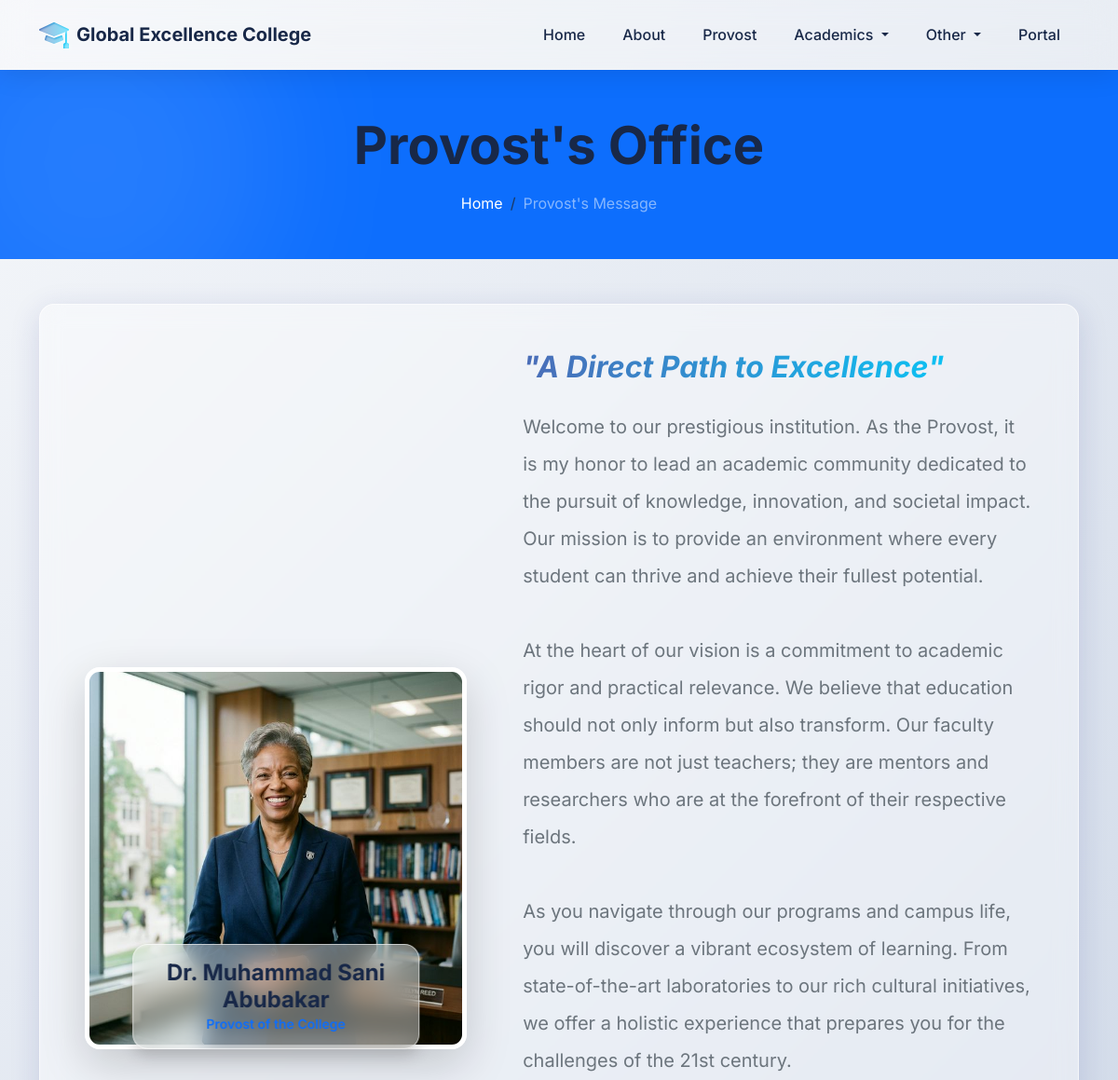
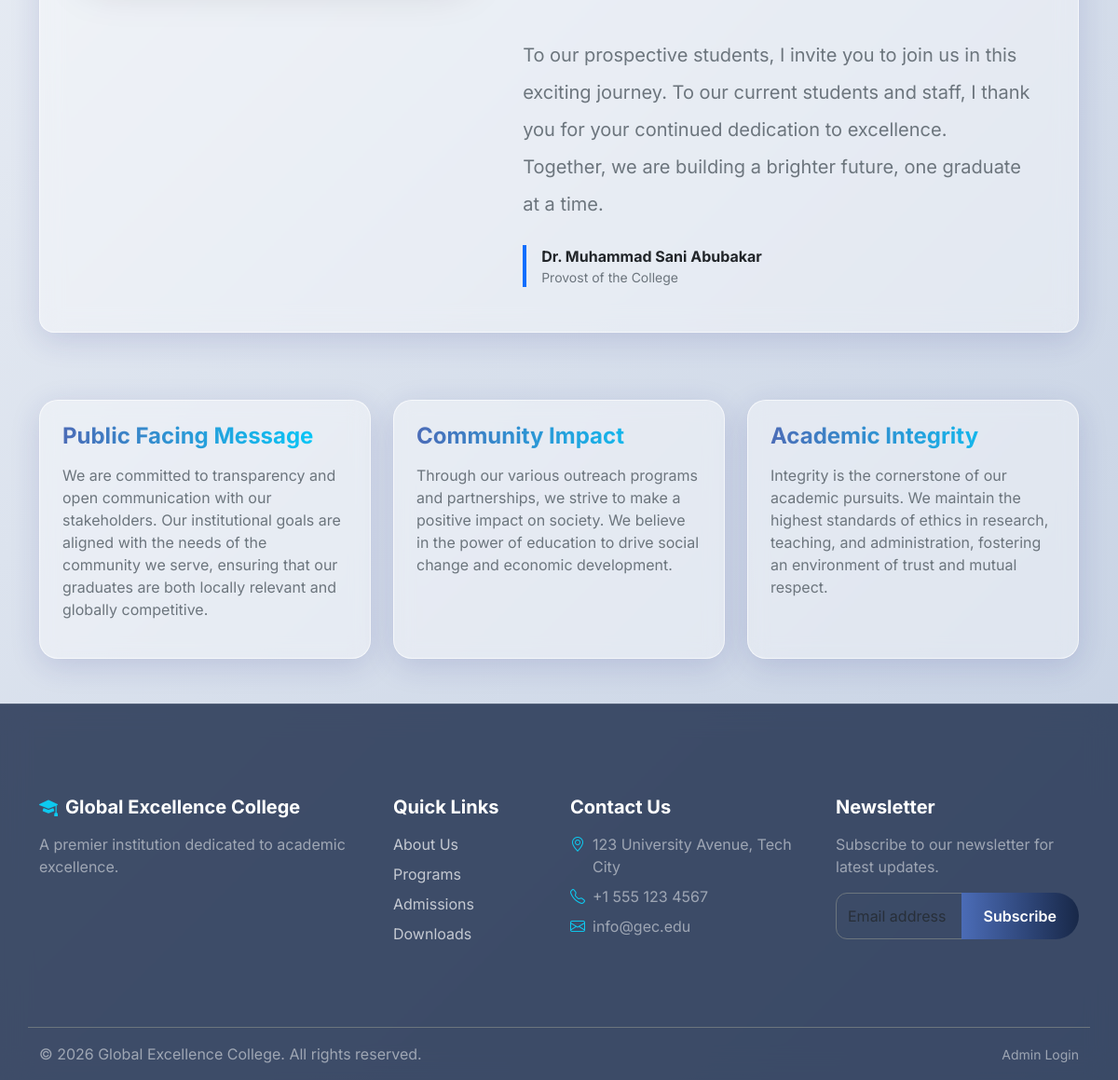
Screenshot of /pages/provost.php with the database file from the repository (2 pictures, top to bottom).
### tables this page shows
CREATE TABLE IF NOT EXISTS institution (
    id INT AUTO_INCREMENT PRIMARY KEY,
    name VARCHAR(255) NOT NULL,
    logo VARCHAR(255),
    motto VARCHAR(255),
    description TEXT,
    address TEXT,
    phone VARCHAR(50),
    email VARCHAR(100),
    website VARCHAR(100),
    facebook VARCHAR(100),
    twitter VARCHAR(100),
    instagram VARCHAR(100),
    map_embed TEXT,
    created_at TIMESTAMP DEFAULT CURRENT_TIMESTAMP
);

CREATE TABLE IF NOT EXISTS provost (
    id INT AUTO_INCREMENT PRIMARY KEY,
    name VARCHAR(255) NOT NULL,
    title VARCHAR(255) NOT NULL DEFAULT 'Provost',
    photo VARCHAR(255),
    welcome_message TEXT,
    public_message TEXT,
    community_impact TEXT,
    academic_integrity TEXT,
    quote VARCHAR(500),
    updated_at TIMESTAMP DEFAULT CURRENT_TIMESTAMP ON UPDATE CURRENT_TIMESTAMP
);

### pages/provost.php (the view)
<?php
require_once __DIR__ . '/../includes/header.php';
require_once __DIR__ . '/../includes/navbar.php';
$provostStmt = $pdo->query("SELECT * FROM provost ORDER BY id ASC LIMIT 1");
$p = $provostStmt ? $provostStmt->fetch() : null;
$name     = htmlspecialchars($p['name'] ?? 'Dr. Evelyn Reed');
$title    = htmlspecialchars($p['title'] ?? 'Provost of the College');
$photo    = $p['photo'] ?? 'provost.png';
$quote    = htmlspecialchars($p['quote'] ?? 'A Direct Path to Excellence');
$welcome  = nl2br(htmlspecialchars($p['welcome_message'] ?? ''));
$pubMsg   = nl2br(htmlspecialchars($p['public_message'] ?? ''));
$impact   = nl2br(htmlspecialchars($p['community_impact'] ?? ''));
$acad     = nl2br(htmlspecialchars($p['academic_integrity'] ?? ''));
?>
<div class="container-fluid py-5 bg-primary text-white text-center glass-panel rounded-0 border-0 shadow-none position-relative overflow-hidden">
    <div class="hero-shape hero-shape-1" style="background: rgba(255,255,255,0.1);"></div>
    <div class="container position-relative z-index-1">
        <h1 class="display-4 fw-bold mb-3">Provost's Office</h1>
        <nav aria-label="breadcrumb">
            <ol class="breadcrumb justify-content-center mb-0">
                <li class="breadcrumb-item"><a href="<?= $base_dir ?>index.php" class="text-white text-decoration-none">Home</a></li>
                <li class="breadcrumb-item active text-white-50" aria-current="page">Provost's Message</li>
            </ol>
        </nav>
    </div>
</div>
<div class="container py-5">
    <div class="glass-panel p-md-5 p-4 mb-5">
        <div class="row align-items-center">
            <div class="col-md-5 mb-4 mb-md-0 text-center">
                <div class="position-relative d-inline-block">
                    <img src="<?= $base_dir ?>assets/images/<?= htmlspecialchars($photo) ?>" alt="<?= $name ?>" class="img-fluid rounded-4 shadow-lg border border-5 border-white" style="max-height: 500px; object-fit: cover; width:100%;">
                    <div class="glass-panel position-absolute bottom-0 start-50 translate-middle-x mb-n3 p-3 w-75 text-center shadow">
                        <h4 class="mb-0 fw-bold"><?= $name ?></h4>
                        <p class="text-primary mb-0 small fw-semibold"><?= $title ?></p>
                    </div>
                </div>
            </div>
            <div class="col-md-7 ps-md-5">
                <?php if ($quote): ?>
                <h2 class="mb-4 gradient-text fw-bold fst-italic">"<?= $quote ?>"</h2>
                <?php endif; ?>
                <div class="fs-5 text-secondary lh-lg mb-4">
                    <?= $welcome ?>
                </div>
                <div class="d-flex align-items-center gap-3">
                    <div class="border-start border-4 border-primary ps-3">
                        <p class="mb-0 fw-bold text-dark"><?= $name ?></p>
                        <p class="text-secondary small mb-0"><?= $title ?></p>
                    </div>
                </div>
            </div>
        </div>
    </div>
    <?php if ($pubMsg || $impact || $acad): ?>
    <div class="row g-4 mt-4">
        <?php if ($pubMsg): ?>
        <div class="col-lg-4">
            <div class="glass-card h-100 p-4">
                <h4 class="mb-3 gradient-text">Public Facing Message</h4>
                <p class="text-secondary"><?= $pubMsg ?></p>
            </div>
        </div>
        <?php endif; ?>
        <?php if ($impact): ?>
        <div class="col-lg-4">
            <div class="glass-card h-100 p-4">
                <h4 class="mb-3 gradient-text">Community Impact</h4>
                <p class="text-secondary"><?= $impact ?></p>
            </div>
        </div>
        <?php endif; ?>
        <?php if ($acad): ?>
        <div class="col-lg-4">
            <div class="glass-card h-100 p-4">
                <h4 class="mb-3 gradient-text">Academic Integrity</h4>
                <p class="text-secondary"><?= $acad ?></p>
            </div>
        </div>
        <?php endif; ?>
    </div>
    <?php endif; ?>
</div>
<?php require_once __DIR__ . '/../includes/footer.php'; ?>

### includes/navbar.php (shortened to what this page needs)
<?php
$currentPage = basename($_SERVER['PHP_SELF']);
?>
<nav class="navbar navbar-expand-lg sticky-top glass-nav">
    <div class="container">
        <a class="navbar-brand d-flex align-items-center" href="<?= $base_dir ?>index.php">
            <?php if(!empty($institution['logo'])): ?>
                <img src="<?= $base_dir ?>assets/uploads/<?= htmlspecialchars($institution['logo']) ?>" alt="Logo" height="40" class="me-2">
            <?php else: ?>
                <i class="bi bi-mortarboard-fill fs-2 me-2 gradient-text"></i>
            <?php endif; ?>
            <span><?= $siteTitle ?></span>
        </a>
        <div class="collapse navbar-collapse" id="navbarNav">
            <ul class="navbar-nav ms-auto">
                <li class="nav-item">
                    <a class="nav-link <?= $currentPage == 'index.php' ? 'active' : '' ?>" href="<?= $base_dir ?>index.php">Home</a>
                </li>
                <li class="nav-item">
                    <a class="nav-link <?= $currentPage == 'about.php' ? 'active' : '' ?>" href="<?= $base_dir ?>pages/about.php">About</a>
                </li>
                <li class="nav-item">
                    <a class="nav-link <?= $currentPage == 'provost.php' ? 'active' : '' ?>" href="<?= $base_dir ?>pages/provost.php">Provost</a>
                </li>
                <li class="nav-item dropdown">
                    <a class="nav-link dropdown-toggle <?= in_array($currentPage, ['programs.php', 'departments.php']) ? 'active' : '' ?>" href="#" role="button" data-bs-toggle="dropdown">
                        Academics
                    </a>
                </li>
                <li class="nav-item dropdown">
                    <a class="nav-link dropdown-toggle <?= in_array($currentPage, ['news.php', 'events.php', 'gallery.php', 'downloads.php']) ? 'active' : '' ?>" href="#" role="button" data-bs-toggle="dropdown">
                        Other
                    </a>
                </li>
                <li class="nav-item">
                    <a class="nav-link"  href="https://portal.cshtgusau.com/login">Portal</a>
                </li>
            </ul>
        </div>
    </div>
</nav>

### includes/footer.php (shortened to what this page needs)
<footer class="glass-footer">
    <div class="container py-5">
        <div class="row gy-4">
            <div class="col-lg-4 col-md-6">
                <h5 class="text-white mb-3 d-flex align-items-center">
                    <i class="bi bi-mortarboard-fill me-2 text-info"></i> <?= $siteTitle ?>
                </h5>
                <p class="text-white-50"><?= htmlspecialchars($institution['description'] ?? 'A premier institution of learning.') ?></p>
            </div>
            <div class="col-lg-2 col-md-6">
                <h5 class="text-white mb-3">Quick Links</h5>
                <ul class="list-unstyled text-white-50">
                    <li class="mb-2"><a href="<?= $base_dir ?>pages/about.php">About Us</a></li>
                    <li class="mb-2"><a href="<?= $base_dir ?>pages/programs.php">Programs</a></li>
                    <li class="mb-2"><a href="https://portal.cshtgusau.com/apply">Admissions</a></li>
                    <li class="mb-2"><a href="<?= $base_dir ?>pages/downloads.php">Downloads</a></li>
                </ul>
            </div>
            <div class="col-lg-3 col-md-6">
                <h5 class="text-white mb-3">Contact Us</h5>
                <ul class="list-unstyled text-white-50">
                    <li class="mb-2 d-flex"><i class="bi bi-geo-alt me-2 text-info"></i> <span><?= htmlspecialchars($institution['address'] ?? '123 Education Street') ?></span></li>
                    <li class="mb-2 d-flex"><i class="bi bi-telephone me-2 text-info"></i> <span><?= htmlspecialchars($institution['phone'] ?? '+1 234 567 890') ?></span></li>
                    <li class="mb-2 d-flex"><i class="bi bi-envelope me-2 text-info"></i> <span><?= htmlspecialchars($institution['email'] ?? 'info@school.edu') ?></span></li>
                </ul>
            </div>
            <div class="col-lg-3 col-md-6">
                <h5 class="text-white mb-3">Newsletter</h5>
                <p class="text-white-50 mb-3">Subscribe to our newsletter for latest updates.</p>
                <form action="#" method="POST">
                    <div class="input-group">
                        <input type="email" class="form-control form-control-glass bg-transparent text-white border-secondary" placeholder="Email address" required>
                        <button class="btn btn-primary-custom" type="submit">Subscribe</button>
                    </div>
                </form>
            </div>
        </div>
    </div>
    <div class="container border-top border-secondary py-3 mt-4">
        <div class="row text-center text-md-start">
            <div class="col-md-6">
                <p class="mb-0 text-white-50">&copy; <?= date('Y') ?> <?= $siteTitle ?>. All rights reserved.</p>
            </div>
            <div class="col-md-6 text-md-end">
                <a href="<?= $base_dir ?>admin/login.php" class="text-white-50 small text-decoration-none">Admin Login</a>
            </div>
        </div>
    </div>
</footer>
</body>
</html>

### assets/css/style.css (style rules this page uses)
:root { --primary-color: #4b6cb7; --secondary-color: #182848; --accent-color: #00d2ff; --text-color: #333; --bg-gradient: linear-gradient(135deg, #f5f7fa 0%, #c3cfe2 100%); --glass-bg: rgba(255, 255, 255, 0.4); --glass-border: rgba(255, 255, 255, 0.6); --glass-shadow: 0 8px 32px 0 rgba(31, 38, 135, 0.15); }
body { font-family: 'Inter', 'Segoe UI', Roboto, sans-serif; background: var(--bg-gradient); color: var(--text-color); min-height: 100vh; display: flex; flex-direction: column; }
.glass-panel { background: var(--glass-bg); backdrop-filter: blur(12px); -webkit-backdrop-filter: blur(12px); border: 1px solid var(--glass-border); border-radius: 16px; box-shadow: var(--glass-shadow); }
.glass-nav { background: rgba(255, 255, 255, 0.2); backdrop-filter: blur(15px); -webkit-backdrop-filter: blur(15px); border-bottom: 1px solid rgba(255, 255, 255, 0.3); box-shadow: 0 4px 30px rgba(0, 0, 0, 0.1); }
.navbar-brand { font-weight: 700; color: var(--secondary-color) !important; text-shadow: 1px 1px 2px rgba(255,255,255,0.5); }
.nav-link { font-weight: 500; color: var(--secondary-color) !important; transition: all 0.3s ease; border-radius: 8px; padding: 8px 16px !important; margin: 0 4px; }
.btn-primary-custom { background: linear-gradient(to right, var(--primary-color), var(--secondary-color)); color: white; border: none; border-radius: 30px; padding: 10px 24px; font-weight: 600; transition: transform 0.3s ease, box-shadow 0.3s ease; }
.glass-card { background: var(--glass-bg); backdrop-filter: blur(10px); border: 1px solid var(--glass-border); border-radius: 20px; box-shadow: var(--glass-shadow); transition: all 0.4s ease; overflow: hidden; }
.hero-shape { position: absolute; border-radius: 50%; filter: blur(80px); z-index: -1; }
.hero-shape-1 { top: -100px; left: -100px; width: 400px; height: 400px; background: rgba(75, 108, 183, 0.4); }
footer { margin-top: auto; padding-top: 50px; }
.glass-footer { background: rgba(24, 40, 72, 0.8); backdrop-filter: blur(15px); color: white; border-top: 1px solid rgba(255,255,255,0.1); }
.glass-footer a { color: rgba(255,255,255,0.7); text-decoration: none; transition: color 0.3s; }
.form-control-glass { background: rgba(255, 255, 255, 0.5); border: 1px solid rgba(255, 255, 255, 0.8); border-radius: 12px; padding: 12px; color: var(--secondary-color); transition: all 0.3s ease; }
h1, h2, h3, h4, h5, h6 { color: var(--secondary-color); font-weight: 700; }
.gradient-text { background: linear-gradient(to right, var(--primary-color), var(--accent-color)); -webkit-background-clip: text; -webkit-text-fill-color: transparent; }

### rows the page displays
institution: name "Global Excellence College", description "A premier institution dedicated to academic excellence.", address "123 University Avenue, Tech City", phone "+1 555 123 4567", email "info@gec.edu"
provost: photo (picture), name "Dr. Muhammad Sani Abubakar", title "Provost of the College", quote "A Direct Path to Excellence", welcome_message "Welcome to our prestigious institution. As the Provost, it is my honor to lead an academic community dedicated to the pursuit of knowledge, innovation, and societal impact. Our mission is to provide an environment where every student can thrive and achieve their fullest potential. At the heart of our vision is a commitment to academic rigor and practical relevance. We believe that education should not only inform but also transform. Our faculty members are not just teachers; they are mentors and researchers who are at the forefront of their respective fields. As you navigate through our programs and campus life, you will discover a vibrant ecosystem of learning. From state-of-the-art…", public_message "We are committed to transparency and open communication with our stakeholders. Our institutional goals are aligned with the needs of the community we serve, ensuring that our graduates are both locally relevant and globally competitive.", community_impact "Through our various outreach programs and partnerships, we strive to make a positive impact on society. We believe in the power of education to drive social change and economic development.", academic_integrity "Integrity is the cornerstone of our academic pursuits. We maintain the highest standards of ethics in research, teaching, and administration, fostering an environment of trust and mutual respect."
